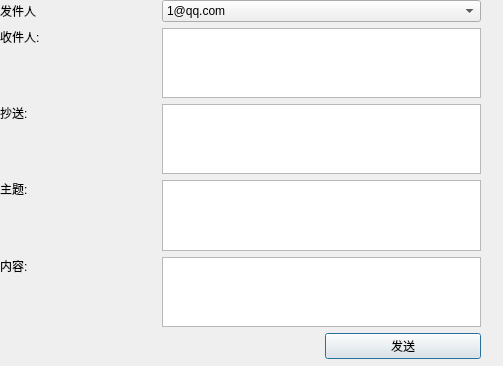
<?xml version="1.0" encoding="UTF-8"?>
<ui version="4.0">
 <class>Dialog</class>
 <widget class="QDialog" name="Dialog">
  <property name="geometry">
   <rect>
    <x>0</x>
    <y>0</y>
    <width>503</width>
    <height>366</height>
   </rect>
  </property>
  <property name="windowTitle">
   <string>Email</string>
  </property>
  <widget class="QWidget" name="gridLayoutWidget">
   <property name="geometry">
    <rect>
     <x>0</x>
     <y>0</y>
     <width>481</width>
     <height>359</height>
    </rect>
   </property>
   <layout class="QGridLayout" name="gridLayout">
    <item row="4" column="1">
     <widget class="QLabel" name="label_4">
      <property name="text">
       <string>内容:</string>
      </property>
      <property name="alignment">
       <set>Qt::AlignLeading|Qt::AlignLeft|Qt::AlignTop</set>
      </property>
     </widget>
    </item>
    <item row="3" column="1">
     <widget class="QLabel" name="label_3">
      <property name="text">
       <string>主题:</string>
      </property>
      <property name="alignment">
       <set>Qt::AlignLeading|Qt::AlignLeft|Qt::AlignTop</set>
      </property>
     </widget>
    </item>
    <item row="2" column="1">
     <widget class="QLabel" name="label_2">
      <property name="text">
       <string>抄送:</string>
      </property>
      <property name="alignment">
       <set>Qt::AlignLeading|Qt::AlignLeft|Qt::AlignTop</set>
      </property>
     </widget>
    </item>
    <item row="5" column="3">
     <widget class="QPushButton" name="send_btn">
      <property name="text">
       <string>发送</string>
      </property>
     </widget>
    </item>
    <item row="2" column="2" colspan="2">
     <widget class="QTextEdit" name="copy_tb">
      <property name="sizeAdjustPolicy">
       <enum>QAbstractScrollArea::AdjustToContents</enum>
      </property>
     </widget>
    </item>
    <item row="1" column="1">
     <widget class="QLabel" name="label">
      <property name="text">
       <string>收件人:</string>
      </property>
      <property name="alignment">
       <set>Qt::AlignLeading|Qt::AlignLeft|Qt::AlignTop</set>
      </property>
     </widget>
    </item>
    <item row="3" column="2" colspan="2">
     <widget class="QTextEdit" name="title_tx"/>
    </item>
    <item row="1" column="2" colspan="2">
     <widget class="QTextEdit" name="textEdit_2"/>
    </item>
    <item row="4" column="2" colspan="2">
     <widget class="QTextEdit" name="textEdit"/>
    </item>
    <item row="0" column="1">
     <widget class="QLabel" name="sender_lab">
      <property name="text">
       <string>发件人</string>
      </property>
     </widget>
    </item>
    <item row="0" column="2" colspan="2">
     <widget class="QComboBox" name="comboBox">
      <item>
       <property name="text">
        <string>1@qq.com</string>
       </property>
      </item>
      <item>
       <property name="text">
        <string>furnace_0xg@163.com</string>
       </property>
      </item>
     </widget>
    </item>
   </layout>
  </widget>
 </widget>
 <resources/>
 <connections/>
</ui>
